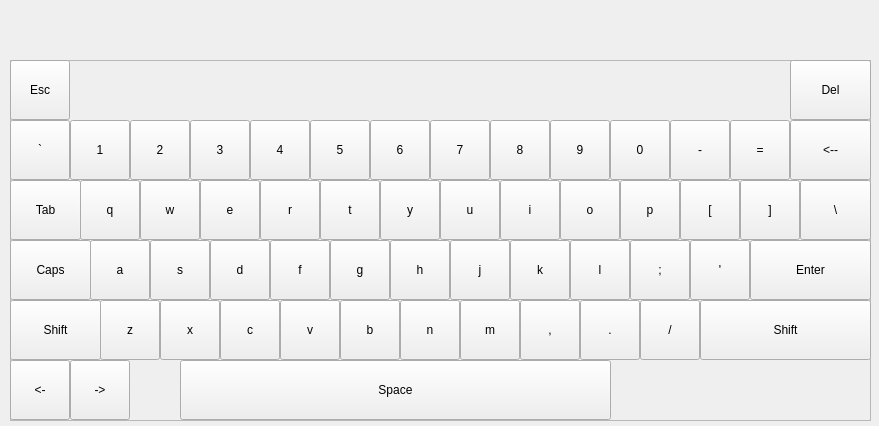
<?xml version="1.0" encoding="UTF-8"?>
<ui version="4.0">
 <class>Keyboard</class>
 <widget class="QWidget" name="Keyboard">
  <property name="geometry">
   <rect>
    <x>0</x>
    <y>0</y>
    <width>879</width>
    <height>426</height>
   </rect>
  </property>
  <property name="windowTitle">
   <string>Keyboard</string>
  </property>
  <widget class="QFrame" name="keyholder">
   <property name="geometry">
    <rect>
     <x>10</x>
     <y>60</y>
     <width>861</width>
     <height>361</height>
    </rect>
   </property>
   <property name="focusPolicy">
    <enum>Qt::FocusPolicy::NoFocus</enum>
   </property>
   <property name="statusTip">
    <string/>
   </property>
   <property name="frameShape">
    <enum>QFrame::Shape::StyledPanel</enum>
   </property>
   <property name="frameShadow">
    <enum>QFrame::Shadow::Raised</enum>
   </property>
   <widget class="QPushButton" name="btn_backquote">
    <property name="geometry">
     <rect>
      <x>0</x>
      <y>60</y>
      <width>60</width>
      <height>60</height>
     </rect>
    </property>
    <property name="focusPolicy">
     <enum>Qt::FocusPolicy::NoFocus</enum>
    </property>
    <property name="statusTip">
     <string notr="true"/>
    </property>
    <property name="text">
     <string notr="true">`</string>
    </property>
    <property name="btnMode" stdset="0">
     <number>1</number>
    </property>
    <property name="btnNormal" stdset="0">
     <string notr="true">`</string>
    </property>
    <property name="btnShift" stdset="0">
     <string notr="true">~</string>
    </property>
   </widget>
   <widget class="QPushButton" name="btn_1">
    <property name="geometry">
     <rect>
      <x>60</x>
      <y>60</y>
      <width>60</width>
      <height>60</height>
     </rect>
    </property>
    <property name="focusPolicy">
     <enum>Qt::FocusPolicy::NoFocus</enum>
    </property>
    <property name="statusTip">
     <string notr="true"/>
    </property>
    <property name="text">
     <string notr="true">1</string>
    </property>
    <property name="btnMode" stdset="0">
     <number>1</number>
    </property>
    <property name="btnNormal" stdset="0">
     <string notr="true">1</string>
    </property>
    <property name="btnShift" stdset="0">
     <string notr="true">!</string>
    </property>
   </widget>
   <widget class="QPushButton" name="btn_2">
    <property name="geometry">
     <rect>
      <x>120</x>
      <y>60</y>
      <width>60</width>
      <height>60</height>
     </rect>
    </property>
    <property name="focusPolicy">
     <enum>Qt::FocusPolicy::NoFocus</enum>
    </property>
    <property name="statusTip">
     <string notr="true"/>
    </property>
    <property name="text">
     <string notr="true">2</string>
    </property>
    <property name="btnMode" stdset="0">
     <number>1</number>
    </property>
    <property name="btnNormal" stdset="0">
     <string notr="true">2</string>
    </property>
    <property name="btnShift" stdset="0">
     <string notr="true">@</string>
    </property>
   </widget>
   <widget class="QPushButton" name="btn_3">
    <property name="geometry">
     <rect>
      <x>180</x>
      <y>60</y>
      <width>60</width>
      <height>60</height>
     </rect>
    </property>
    <property name="focusPolicy">
     <enum>Qt::FocusPolicy::NoFocus</enum>
    </property>
    <property name="statusTip">
     <string notr="true"/>
    </property>
    <property name="text">
     <string notr="true">3</string>
    </property>
    <property name="btnMode" stdset="0">
     <number>1</number>
    </property>
    <property name="btnNormal" stdset="0">
     <string notr="true">3</string>
    </property>
    <property name="btnShift" stdset="0">
     <string notr="true">#</string>
    </property>
   </widget>
   <widget class="QPushButton" name="btn_4">
    <property name="geometry">
     <rect>
      <x>240</x>
      <y>60</y>
      <width>60</width>
      <height>60</height>
     </rect>
    </property>
    <property name="focusPolicy">
     <enum>Qt::FocusPolicy::NoFocus</enum>
    </property>
    <property name="statusTip">
     <string notr="true"/>
    </property>
    <property name="text">
     <string notr="true">4</string>
    </property>
    <property name="btnMode" stdset="0">
     <number>1</number>
    </property>
    <property name="btnNormal" stdset="0">
     <string notr="true">4</string>
    </property>
    <property name="btnShift" stdset="0">
     <string notr="true">$</string>
    </property>
   </widget>
   <widget class="QPushButton" name="btn_5">
    <property name="geometry">
     <rect>
      <x>300</x>
      <y>60</y>
      <width>60</width>
      <height>60</height>
     </rect>
    </property>
    <property name="focusPolicy">
     <enum>Qt::FocusPolicy::NoFocus</enum>
    </property>
    <property name="statusTip">
     <string notr="true"/>
    </property>
    <property name="text">
     <string notr="true">5</string>
    </property>
    <property name="btnMode" stdset="0">
     <number>1</number>
    </property>
    <property name="btnNormal" stdset="0">
     <string notr="true">5</string>
    </property>
    <property name="btnShift" stdset="0">
     <string notr="true">%</string>
    </property>
   </widget>
   <widget class="QPushButton" name="btn_6">
    <property name="geometry">
     <rect>
      <x>360</x>
      <y>60</y>
      <width>60</width>
      <height>60</height>
     </rect>
    </property>
    <property name="focusPolicy">
     <enum>Qt::FocusPolicy::NoFocus</enum>
    </property>
    <property name="statusTip">
     <string notr="true"/>
    </property>
    <property name="text">
     <string notr="true">6</string>
    </property>
    <property name="btnMode" stdset="0">
     <number>1</number>
    </property>
    <property name="btnNormal" stdset="0">
     <string notr="true">6</string>
    </property>
    <property name="btnShift" stdset="0">
     <string notr="true">^</string>
    </property>
   </widget>
   <widget class="QPushButton" name="btn_7">
    <property name="geometry">
     <rect>
      <x>420</x>
      <y>60</y>
      <width>60</width>
      <height>60</height>
     </rect>
    </property>
    <property name="focusPolicy">
     <enum>Qt::FocusPolicy::NoFocus</enum>
    </property>
    <property name="statusTip">
     <string notr="true"/>
    </property>
    <property name="text">
     <string notr="true">7</string>
    </property>
    <property name="btnMode" stdset="0">
     <number>1</number>
    </property>
    <property name="btnNormal" stdset="0">
     <string notr="true">7</string>
    </property>
    <property name="btnShift" stdset="0">
     <string notr="true">&amp;&amp;</string>
    </property>
   </widget>
   <widget class="QPushButton" name="btn_8">
    <property name="geometry">
     <rect>
      <x>480</x>
      <y>60</y>
      <width>60</width>
      <height>60</height>
     </rect>
    </property>
    <property name="focusPolicy">
     <enum>Qt::FocusPolicy::NoFocus</enum>
    </property>
    <property name="statusTip">
     <string notr="true"/>
    </property>
    <property name="text">
     <string notr="true">8</string>
    </property>
    <property name="btnMode" stdset="0">
     <number>1</number>
    </property>
    <property name="btnNormal" stdset="0">
     <string notr="true">8</string>
    </property>
    <property name="btnShift" stdset="0">
     <string notr="true">*</string>
    </property>
   </widget>
   <widget class="QPushButton" name="btn_9">
    <property name="geometry">
     <rect>
      <x>540</x>
      <y>60</y>
      <width>60</width>
      <height>60</height>
     </rect>
    </property>
    <property name="focusPolicy">
     <enum>Qt::FocusPolicy::NoFocus</enum>
    </property>
    <property name="statusTip">
     <string notr="true"/>
    </property>
    <property name="text">
     <string notr="true">9</string>
    </property>
    <property name="btnMode" stdset="0">
     <number>1</number>
    </property>
    <property name="btnNormal" stdset="0">
     <string notr="true">9</string>
    </property>
    <property name="btnShift" stdset="0">
     <string notr="true">(</string>
    </property>
   </widget>
   <widget class="QPushButton" name="btn_0">
    <property name="geometry">
     <rect>
      <x>600</x>
      <y>60</y>
      <width>60</width>
      <height>60</height>
     </rect>
    </property>
    <property name="focusPolicy">
     <enum>Qt::FocusPolicy::NoFocus</enum>
    </property>
    <property name="statusTip">
     <string notr="true"/>
    </property>
    <property name="text">
     <string notr="true">0</string>
    </property>
    <property name="btnMode" stdset="0">
     <number>1</number>
    </property>
    <property name="btnNormal" stdset="0">
     <string notr="true">0</string>
    </property>
    <property name="btnShift" stdset="0">
     <string notr="true">)</string>
    </property>
   </widget>
   <widget class="QPushButton" name="btn_dash">
    <property name="geometry">
     <rect>
      <x>660</x>
      <y>60</y>
      <width>60</width>
      <height>60</height>
     </rect>
    </property>
    <property name="focusPolicy">
     <enum>Qt::FocusPolicy::NoFocus</enum>
    </property>
    <property name="statusTip">
     <string notr="true"/>
    </property>
    <property name="text">
     <string notr="true">-</string>
    </property>
    <property name="btnMode" stdset="0">
     <number>1</number>
    </property>
    <property name="btnNormal" stdset="0">
     <string notr="true">-</string>
    </property>
    <property name="btnShift" stdset="0">
     <string notr="true">_</string>
    </property>
   </widget>
   <widget class="QPushButton" name="btn_equal">
    <property name="geometry">
     <rect>
      <x>720</x>
      <y>60</y>
      <width>60</width>
      <height>60</height>
     </rect>
    </property>
    <property name="focusPolicy">
     <enum>Qt::FocusPolicy::NoFocus</enum>
    </property>
    <property name="statusTip">
     <string notr="true"/>
    </property>
    <property name="text">
     <string notr="true">=</string>
    </property>
    <property name="btnMode" stdset="0">
     <number>1</number>
    </property>
    <property name="btnNormal" stdset="0">
     <string notr="true">=</string>
    </property>
    <property name="btnShift" stdset="0">
     <string notr="true">+</string>
    </property>
   </widget>
   <widget class="QPushButton" name="btn_q">
    <property name="geometry">
     <rect>
      <x>70</x>
      <y>120</y>
      <width>60</width>
      <height>60</height>
     </rect>
    </property>
    <property name="focusPolicy">
     <enum>Qt::FocusPolicy::NoFocus</enum>
    </property>
    <property name="statusTip">
     <string notr="true"/>
    </property>
    <property name="text">
     <string notr="true">q</string>
    </property>
    <property name="btnMode" stdset="0">
     <number>0</number>
    </property>
    <property name="btnNormal" stdset="0">
     <string notr="true">q</string>
    </property>
    <property name="btnShift" stdset="0">
     <string notr="true">Q</string>
    </property>
   </widget>
   <widget class="QPushButton" name="btn_w">
    <property name="geometry">
     <rect>
      <x>130</x>
      <y>120</y>
      <width>60</width>
      <height>60</height>
     </rect>
    </property>
    <property name="focusPolicy">
     <enum>Qt::FocusPolicy::NoFocus</enum>
    </property>
    <property name="statusTip">
     <string notr="true"/>
    </property>
    <property name="text">
     <string notr="true">w</string>
    </property>
    <property name="btnMode" stdset="0">
     <number>0</number>
    </property>
    <property name="btnNormal" stdset="0">
     <string notr="true">w</string>
    </property>
    <property name="btnShift" stdset="0">
     <string notr="true">W</string>
    </property>
   </widget>
   <widget class="QPushButton" name="btn_e">
    <property name="geometry">
     <rect>
      <x>190</x>
      <y>120</y>
      <width>60</width>
      <height>60</height>
     </rect>
    </property>
    <property name="focusPolicy">
     <enum>Qt::FocusPolicy::NoFocus</enum>
    </property>
    <property name="statusTip">
     <string notr="true"/>
    </property>
    <property name="text">
     <string notr="true">e</string>
    </property>
    <property name="btnMode" stdset="0">
     <number>0</number>
    </property>
    <property name="btnNormal" stdset="0">
     <string notr="true">e</string>
    </property>
    <property name="btnShift" stdset="0">
     <string notr="true">E</string>
    </property>
   </widget>
   <widget class="QPushButton" name="btn_r">
    <property name="geometry">
     <rect>
      <x>250</x>
      <y>120</y>
      <width>60</width>
      <height>60</height>
     </rect>
    </property>
    <property name="focusPolicy">
     <enum>Qt::FocusPolicy::NoFocus</enum>
    </property>
    <property name="statusTip">
     <string notr="true"/>
    </property>
    <property name="text">
     <string notr="true">r</string>
    </property>
    <property name="btnMode" stdset="0">
     <number>0</number>
    </property>
    <property name="btnNormal" stdset="0">
     <string notr="true">r</string>
    </property>
    <property name="btnShift" stdset="0">
     <string notr="true">R</string>
    </property>
   </widget>
   <widget class="QPushButton" name="btn_t">
    <property name="geometry">
     <rect>
      <x>310</x>
      <y>120</y>
      <width>60</width>
      <height>60</height>
     </rect>
    </property>
    <property name="focusPolicy">
     <enum>Qt::FocusPolicy::NoFocus</enum>
    </property>
    <property name="statusTip">
     <string notr="true"/>
    </property>
    <property name="text">
     <string notr="true">t</string>
    </property>
    <property name="btnMode" stdset="0">
     <number>0</number>
    </property>
    <property name="btnNormal" stdset="0">
     <string notr="true">t</string>
    </property>
    <property name="btnShift" stdset="0">
     <string notr="true">T</string>
    </property>
   </widget>
   <widget class="QPushButton" name="btn_y">
    <property name="geometry">
     <rect>
      <x>370</x>
      <y>120</y>
      <width>60</width>
      <height>60</height>
     </rect>
    </property>
    <property name="focusPolicy">
     <enum>Qt::FocusPolicy::NoFocus</enum>
    </property>
    <property name="statusTip">
     <string notr="true"/>
    </property>
    <property name="text">
     <string notr="true">y</string>
    </property>
    <property name="btnMode" stdset="0">
     <number>0</number>
    </property>
    <property name="btnNormal" stdset="0">
     <string notr="true">y</string>
    </property>
    <property name="btnShift" stdset="0">
     <string notr="true">Y</string>
    </property>
   </widget>
   <widget class="QPushButton" name="btn_u">
    <property name="geometry">
     <rect>
      <x>430</x>
      <y>120</y>
      <width>60</width>
      <height>60</height>
     </rect>
    </property>
    <property name="focusPolicy">
     <enum>Qt::FocusPolicy::NoFocus</enum>
    </property>
    <property name="statusTip">
     <string notr="true"/>
    </property>
    <property name="text">
     <string notr="true">u</string>
    </property>
    <property name="btnMode" stdset="0">
     <number>0</number>
    </property>
    <property name="btnNormal" stdset="0">
     <string notr="true">u</string>
    </property>
    <property name="btnShift" stdset="0">
     <string notr="true">U</string>
    </property>
   </widget>
   <widget class="QPushButton" name="btn_i">
    <property name="geometry">
     <rect>
      <x>490</x>
      <y>120</y>
      <width>60</width>
      <height>60</height>
     </rect>
    </property>
    <property name="focusPolicy">
     <enum>Qt::FocusPolicy::NoFocus</enum>
    </property>
    <property name="statusTip">
     <string notr="true"/>
    </property>
    <property name="text">
     <string notr="true">i</string>
    </property>
    <property name="btnMode" stdset="0">
     <number>0</number>
    </property>
    <property name="btnNormal" stdset="0">
     <string notr="true">i</string>
    </property>
    <property name="btnShift" stdset="0">
     <string notr="true">I</string>
    </property>
   </widget>
   <widget class="QPushButton" name="btn_o">
    <property name="geometry">
     <rect>
      <x>550</x>
      <y>120</y>
      <width>60</width>
      <height>60</height>
     </rect>
    </property>
    <property name="focusPolicy">
     <enum>Qt::FocusPolicy::NoFocus</enum>
    </property>
    <property name="statusTip">
     <string notr="true"/>
    </property>
    <property name="text">
     <string notr="true">o</string>
    </property>
    <property name="btnMode" stdset="0">
     <number>0</number>
    </property>
    <property name="btnNormal" stdset="0">
     <string notr="true">o</string>
    </property>
    <property name="btnShift" stdset="0">
     <string notr="true">O</string>
    </property>
   </widget>
   <widget class="QPushButton" name="btn_backslash">
    <property name="geometry">
     <rect>
      <x>790</x>
      <y>120</y>
      <width>71</width>
      <height>60</height>
     </rect>
    </property>
    <property name="focusPolicy">
     <enum>Qt::FocusPolicy::NoFocus</enum>
    </property>
    <property name="statusTip">
     <string notr="true"/>
    </property>
    <property name="text">
     <string notr="true">\</string>
    </property>
    <property name="btnMode" stdset="0">
     <number>1</number>
    </property>
    <property name="btnNormal" stdset="0">
     <string notr="true">\</string>
    </property>
    <property name="btnShift" stdset="0">
     <string notr="true">|</string>
    </property>
   </widget>
   <widget class="QPushButton" name="btn_p">
    <property name="geometry">
     <rect>
      <x>610</x>
      <y>120</y>
      <width>60</width>
      <height>60</height>
     </rect>
    </property>
    <property name="focusPolicy">
     <enum>Qt::FocusPolicy::NoFocus</enum>
    </property>
    <property name="statusTip">
     <string notr="true"/>
    </property>
    <property name="text">
     <string notr="true">p</string>
    </property>
    <property name="btnMode" stdset="0">
     <number>0</number>
    </property>
    <property name="btnNormal" stdset="0">
     <string notr="true">p</string>
    </property>
    <property name="btnShift" stdset="0">
     <string notr="true">P</string>
    </property>
   </widget>
   <widget class="QPushButton" name="btn_endbracket">
    <property name="geometry">
     <rect>
      <x>730</x>
      <y>120</y>
      <width>60</width>
      <height>60</height>
     </rect>
    </property>
    <property name="focusPolicy">
     <enum>Qt::FocusPolicy::NoFocus</enum>
    </property>
    <property name="statusTip">
     <string notr="true"/>
    </property>
    <property name="text">
     <string notr="true">]</string>
    </property>
    <property name="btnMode" stdset="0">
     <number>1</number>
    </property>
    <property name="btnNormal" stdset="0">
     <string notr="true">]</string>
    </property>
    <property name="btnShift" stdset="0">
     <string notr="true">}</string>
    </property>
   </widget>
   <widget class="QPushButton" name="btn_startbracket">
    <property name="geometry">
     <rect>
      <x>670</x>
      <y>120</y>
      <width>60</width>
      <height>60</height>
     </rect>
    </property>
    <property name="focusPolicy">
     <enum>Qt::FocusPolicy::NoFocus</enum>
    </property>
    <property name="statusTip">
     <string notr="true"/>
    </property>
    <property name="text">
     <string notr="true">[</string>
    </property>
    <property name="btnMode" stdset="0">
     <number>1</number>
    </property>
    <property name="btnNormal" stdset="0">
     <string notr="true">[</string>
    </property>
    <property name="btnShift" stdset="0">
     <string notr="true">{</string>
    </property>
   </widget>
   <widget class="QPushButton" name="btn_l">
    <property name="geometry">
     <rect>
      <x>560</x>
      <y>180</y>
      <width>60</width>
      <height>60</height>
     </rect>
    </property>
    <property name="focusPolicy">
     <enum>Qt::FocusPolicy::NoFocus</enum>
    </property>
    <property name="statusTip">
     <string notr="true"/>
    </property>
    <property name="text">
     <string notr="true">l</string>
    </property>
    <property name="btnMode" stdset="0">
     <number>0</number>
    </property>
    <property name="btnNormal" stdset="0">
     <string notr="true">l</string>
    </property>
    <property name="btnShift" stdset="0">
     <string notr="true">L</string>
    </property>
   </widget>
   <widget class="QPushButton" name="btn_f">
    <property name="geometry">
     <rect>
      <x>260</x>
      <y>180</y>
      <width>60</width>
      <height>60</height>
     </rect>
    </property>
    <property name="focusPolicy">
     <enum>Qt::FocusPolicy::NoFocus</enum>
    </property>
    <property name="statusTip">
     <string notr="true"/>
    </property>
    <property name="text">
     <string notr="true">f</string>
    </property>
    <property name="btnMode" stdset="0">
     <number>0</number>
    </property>
    <property name="btnNormal" stdset="0">
     <string notr="true">f</string>
    </property>
    <property name="btnShift" stdset="0">
     <string notr="true">F</string>
    </property>
   </widget>
   <widget class="QPushButton" name="btn_k">
    <property name="geometry">
     <rect>
      <x>500</x>
      <y>180</y>
      <width>60</width>
      <height>60</height>
     </rect>
    </property>
    <property name="focusPolicy">
     <enum>Qt::FocusPolicy::NoFocus</enum>
    </property>
    <property name="statusTip">
     <string notr="true"/>
    </property>
    <property name="text">
     <string notr="true">k</string>
    </property>
    <property name="btnMode" stdset="0">
     <number>0</number>
    </property>
    <property name="btnNormal" stdset="0">
     <string notr="true">k</string>
    </property>
    <property name="btnShift" stdset="0">
     <string notr="true">K</string>
    </property>
   </widget>
   <widget class="QPushButton" name="btn_d">
    <property name="geometry">
     <rect>
      <x>200</x>
      <y>180</y>
      <width>60</width>
      <height>60</height>
     </rect>
    </property>
    <property name="focusPolicy">
     <enum>Qt::FocusPolicy::NoFocus</enum>
    </property>
    <property name="statusTip">
     <string notr="true"/>
    </property>
    <property name="text">
     <string notr="true">d</string>
    </property>
    <property name="btnMode" stdset="0">
     <number>0</number>
    </property>
    <property name="btnNormal" stdset="0">
     <string notr="true">d</string>
    </property>
    <property name="btnShift" stdset="0">
     <string notr="true">D</string>
    </property>
   </widget>
   <widget class="QPushButton" name="btn_g">
    <property name="geometry">
     <rect>
      <x>320</x>
      <y>180</y>
      <width>60</width>
      <height>60</height>
     </rect>
    </property>
    <property name="focusPolicy">
     <enum>Qt::FocusPolicy::NoFocus</enum>
    </property>
    <property name="statusTip">
     <string notr="true"/>
    </property>
    <property name="text">
     <string notr="true">g</string>
    </property>
    <property name="btnMode" stdset="0">
     <number>0</number>
    </property>
    <property name="btnNormal" stdset="0">
     <string notr="true">g</string>
    </property>
    <property name="btnShift" stdset="0">
     <string notr="true">G</string>
    </property>
   </widget>
   <widget class="QPushButton" name="btn_a">
    <property name="geometry">
     <rect>
      <x>80</x>
      <y>180</y>
      <width>60</width>
      <height>60</height>
     </rect>
    </property>
    <property name="focusPolicy">
     <enum>Qt::FocusPolicy::NoFocus</enum>
    </property>
    <property name="statusTip">
     <string notr="true"/>
    </property>
    <property name="text">
     <string notr="true">a</string>
    </property>
    <property name="btnMode" stdset="0">
     <number>0</number>
    </property>
    <property name="btnNormal" stdset="0">
     <string notr="true">a</string>
    </property>
    <property name="btnShift" stdset="0">
     <string notr="true">A</string>
    </property>
   </widget>
   <widget class="QPushButton" name="btn_s">
    <property name="geometry">
     <rect>
      <x>140</x>
      <y>180</y>
      <width>60</width>
      <height>60</height>
     </rect>
    </property>
    <property name="focusPolicy">
     <enum>Qt::FocusPolicy::NoFocus</enum>
    </property>
    <property name="statusTip">
     <string notr="true"/>
    </property>
    <property name="text">
     <string notr="true">s</string>
    </property>
    <property name="btnMode" stdset="0">
     <number>0</number>
    </property>
    <property name="btnNormal" stdset="0">
     <string notr="true">s</string>
    </property>
    <property name="btnShift" stdset="0">
     <string notr="true">S</string>
    </property>
   </widget>
   <widget class="QPushButton" name="btn_h">
    <property name="geometry">
     <rect>
      <x>380</x>
      <y>180</y>
      <width>60</width>
      <height>60</height>
     </rect>
    </property>
    <property name="focusPolicy">
     <enum>Qt::FocusPolicy::NoFocus</enum>
    </property>
    <property name="statusTip">
     <string notr="true"/>
    </property>
    <property name="text">
     <string notr="true">h</string>
    </property>
    <property name="btnMode" stdset="0">
     <number>0</number>
    </property>
    <property name="btnNormal" stdset="0">
     <string notr="true">h</string>
    </property>
    <property name="btnShift" stdset="0">
     <string notr="true">H</string>
    </property>
   </widget>
   <widget class="QPushButton" name="btn_j">
    <property name="geometry">
     <rect>
      <x>440</x>
      <y>180</y>
      <width>60</width>
      <height>60</height>
     </rect>
    </property>
    <property name="focusPolicy">
     <enum>Qt::FocusPolicy::NoFocus</enum>
    </property>
    <property name="statusTip">
     <string notr="true"/>
    </property>
    <property name="text">
     <string notr="true">j</string>
    </property>
    <property name="btnMode" stdset="0">
     <number>0</number>
    </property>
    <property name="btnNormal" stdset="0">
     <string notr="true">j</string>
    </property>
    <property name="btnShift" stdset="0">
     <string notr="true">J</string>
    </property>
   </widget>
   <widget class="QPushButton" name="btn_semicolon">
    <property name="geometry">
     <rect>
      <x>620</x>
      <y>180</y>
      <width>60</width>
      <height>60</height>
     </rect>
    </property>
    <property name="focusPolicy">
     <enum>Qt::FocusPolicy::NoFocus</enum>
    </property>
    <property name="statusTip">
     <string notr="true"/>
    </property>
    <property name="text">
     <string notr="true">;</string>
    </property>
    <property name="btnMode" stdset="0">
     <number>1</number>
    </property>
    <property name="btnNormal" stdset="0">
     <string notr="true">;</string>
    </property>
    <property name="btnShift" stdset="0">
     <string notr="true">:</string>
    </property>
   </widget>
   <widget class="QPushButton" name="btn_apostrophe">
    <property name="geometry">
     <rect>
      <x>680</x>
      <y>180</y>
      <width>60</width>
      <height>60</height>
     </rect>
    </property>
    <property name="focusPolicy">
     <enum>Qt::FocusPolicy::NoFocus</enum>
    </property>
    <property name="statusTip">
     <string notr="true"/>
    </property>
    <property name="text">
     <string notr="true">'</string>
    </property>
    <property name="btnMode" stdset="0">
     <number>1</number>
    </property>
    <property name="btnNormal" stdset="0">
     <string notr="true">'</string>
    </property>
    <property name="btnShift" stdset="0">
     <string notr="true">&quot;</string>
    </property>
   </widget>
   <widget class="QPushButton" name="btn_period">
    <property name="geometry">
     <rect>
      <x>570</x>
      <y>240</y>
      <width>60</width>
      <height>60</height>
     </rect>
    </property>
    <property name="focusPolicy">
     <enum>Qt::FocusPolicy::NoFocus</enum>
    </property>
    <property name="statusTip">
     <string notr="true"/>
    </property>
    <property name="text">
     <string notr="true">.</string>
    </property>
    <property name="btnMode" stdset="0">
     <number>1</number>
    </property>
    <property name="btnNormal" stdset="0">
     <string notr="true">.</string>
    </property>
    <property name="btnShift" stdset="0">
     <string notr="true">&gt;</string>
    </property>
   </widget>
   <widget class="QPushButton" name="btn_comma">
    <property name="geometry">
     <rect>
      <x>510</x>
      <y>240</y>
      <width>60</width>
      <height>60</height>
     </rect>
    </property>
    <property name="focusPolicy">
     <enum>Qt::FocusPolicy::NoFocus</enum>
    </property>
    <property name="statusTip">
     <string notr="true"/>
    </property>
    <property name="text">
     <string notr="true">,</string>
    </property>
    <property name="btnMode" stdset="0">
     <number>1</number>
    </property>
    <property name="btnNormal" stdset="0">
     <string notr="true">,</string>
    </property>
    <property name="btnShift" stdset="0">
     <string notr="true">&lt;</string>
    </property>
   </widget>
   <widget class="QPushButton" name="btn_b">
    <property name="geometry">
     <rect>
      <x>330</x>
      <y>240</y>
      <width>60</width>
      <height>60</height>
     </rect>
    </property>
    <property name="focusPolicy">
     <enum>Qt::FocusPolicy::NoFocus</enum>
    </property>
    <property name="statusTip">
     <string notr="true"/>
    </property>
    <property name="text">
     <string notr="true">b</string>
    </property>
    <property name="btnMode" stdset="0">
     <number>0</number>
    </property>
    <property name="btnNormal" stdset="0">
     <string notr="true">b</string>
    </property>
    <property name="btnShift" stdset="0">
     <string notr="true">B</string>
    </property>
   </widget>
   <widget class="QPushButton" name="btn_slash">
    <property name="geometry">
     <rect>
      <x>630</x>
      <y>240</y>
      <width>60</width>
      <height>60</height>
     </rect>
    </property>
    <property name="focusPolicy">
     <enum>Qt::FocusPolicy::NoFocus</enum>
    </property>
    <property name="statusTip">
     <string notr="true"/>
    </property>
    <property name="text">
     <string notr="true">/</string>
    </property>
    <property name="btnMode" stdset="0">
     <number>1</number>
    </property>
    <property name="btnNormal" stdset="0">
     <string notr="true">/</string>
    </property>
    <property name="btnShift" stdset="0">
     <string notr="true">?</string>
    </property>
   </widget>
   <widget class="QPushButton" name="btn_z">
    <property name="geometry">
     <rect>
      <x>90</x>
      <y>240</y>
      <width>60</width>
      <height>60</height>
     </rect>
    </property>
    <property name="focusPolicy">
     <enum>Qt::FocusPolicy::NoFocus</enum>
    </property>
    <property name="statusTip">
     <string notr="true"/>
    </property>
    <property name="text">
     <string notr="true">z</string>
    </property>
    <property name="btnMode" stdset="0">
     <number>0</number>
    </property>
    <property name="btnNormal" stdset="0">
     <string notr="true">z</string>
    </property>
    <property name="btnShift" stdset="0">
     <string notr="true">Z</string>
    </property>
   </widget>
   <widget class="QPushButton" name="btn_n">
    <property name="geometry">
     <rect>
      <x>390</x>
      <y>240</y>
      <width>60</width>
      <height>60</height>
     </rect>
    </property>
    <property name="focusPolicy">
     <enum>Qt::FocusPolicy::NoFocus</enum>
    </property>
    <property name="statusTip">
     <string notr="true"/>
    </property>
    <property name="text">
     <string notr="true">n</string>
    </property>
    <property name="btnMode" stdset="0">
     <number>0</number>
    </property>
    <property name="btnNormal" stdset="0">
     <string notr="true">n</string>
    </property>
    <property name="btnShift" stdset="0">
     <string notr="true">N</string>
    </property>
   </widget>
   <widget class="QPushButton" name="btn_v">
    <property name="geometry">
     <rect>
      <x>270</x>
      <y>240</y>
      <width>60</width>
      <height>60</height>
     </rect>
    </property>
    <property name="focusPolicy">
     <enum>Qt::FocusPolicy::NoFocus</enum>
    </property>
    <property name="statusTip">
     <string notr="true"/>
    </property>
    <property name="text">
     <string notr="true">v</string>
    </property>
    <property name="btnMode" stdset="0">
     <number>0</number>
    </property>
    <property name="btnNormal" stdset="0">
     <string notr="true">v</string>
    </property>
    <property name="btnShift" stdset="0">
     <string notr="true">V</string>
    </property>
   </widget>
   <widget class="QPushButton" name="btn_x">
    <property name="geometry">
     <rect>
      <x>150</x>
      <y>240</y>
      <width>60</width>
      <height>60</height>
     </rect>
    </property>
    <property name="focusPolicy">
     <enum>Qt::FocusPolicy::NoFocus</enum>
    </property>
    <property name="statusTip">
     <string notr="true"/>
    </property>
    <property name="text">
     <string notr="true">x</string>
    </property>
    <property name="btnMode" stdset="0">
     <number>0</number>
    </property>
    <property name="btnNormal" stdset="0">
     <string notr="true">x</string>
    </property>
    <property name="btnShift" stdset="0">
     <string notr="true">X</string>
    </property>
   </widget>
   <widget class="QPushButton" name="btn_m">
    <property name="geometry">
     <rect>
      <x>450</x>
      <y>240</y>
      <width>60</width>
      <height>60</height>
     </rect>
    </property>
    <property name="focusPolicy">
     <enum>Qt::FocusPolicy::NoFocus</enum>
    </property>
    <property name="statusTip">
     <string notr="true"/>
    </property>
    <property name="text">
     <string notr="true">m</string>
    </property>
    <property name="btnMode" stdset="0">
     <number>0</number>
    </property>
    <property name="btnNormal" stdset="0">
     <string notr="true">m</string>
    </property>
    <property name="btnShift" stdset="0">
     <string notr="true">M</string>
    </property>
   </widget>
   <widget class="QPushButton" name="btn_c">
    <property name="geometry">
     <rect>
      <x>210</x>
      <y>240</y>
      <width>60</width>
      <height>60</height>
     </rect>
    </property>
    <property name="focusPolicy">
     <enum>Qt::FocusPolicy::NoFocus</enum>
    </property>
    <property name="statusTip">
     <string notr="true"/>
    </property>
    <property name="text">
     <string notr="true">c</string>
    </property>
    <property name="btnMode" stdset="0">
     <number>0</number>
    </property>
    <property name="btnNormal" stdset="0">
     <string notr="true">c</string>
    </property>
    <property name="btnShift" stdset="0">
     <string notr="true">C</string>
    </property>
   </widget>
   <widget class="QPushButton" name="btn_enter">
    <property name="geometry">
     <rect>
      <x>740</x>
      <y>180</y>
      <width>121</width>
      <height>60</height>
     </rect>
    </property>
    <property name="focusPolicy">
     <enum>Qt::FocusPolicy::NoFocus</enum>
    </property>
    <property name="statusTip">
     <string notr="true"/>
    </property>
    <property name="text">
     <string notr="true">Enter</string>
    </property>
    <property name="btnMode" stdset="0">
     <number>2</number>
    </property>
    <property name="btnNormal" stdset="0">
     <string notr="true">enter</string>
    </property>
    <property name="btnShift" stdset="0">
     <string notr="true"/>
    </property>
   </widget>
   <widget class="QPushButton" name="btn_backspace">
    <property name="geometry">
     <rect>
      <x>780</x>
      <y>60</y>
      <width>81</width>
      <height>60</height>
     </rect>
    </property>
    <property name="focusPolicy">
     <enum>Qt::FocusPolicy::NoFocus</enum>
    </property>
    <property name="statusTip">
     <string notr="true"/>
    </property>
    <property name="text">
     <string notr="true">&lt;--</string>
    </property>
    <property name="btnMode" stdset="0">
     <number>2</number>
    </property>
    <property name="btnNormal" stdset="0">
     <string notr="true">backspace</string>
    </property>
    <property name="btnShift" stdset="0">
     <string notr="true"/>
    </property>
   </widget>
   <widget class="QPushButton" name="btn_rshift">
    <property name="geometry">
     <rect>
      <x>690</x>
      <y>240</y>
      <width>171</width>
      <height>60</height>
     </rect>
    </property>
    <property name="focusPolicy">
     <enum>Qt::FocusPolicy::NoFocus</enum>
    </property>
    <property name="statusTip">
     <string notr="true"/>
    </property>
    <property name="text">
     <string notr="true">Shift</string>
    </property>
    <property name="btnMode" stdset="0">
     <number>2</number>
    </property>
    <property name="btnNormal" stdset="0">
     <string notr="true">shift</string>
    </property>
    <property name="btnShift" stdset="0">
     <string notr="true"/>
    </property>
   </widget>
   <widget class="QPushButton" name="btn_lshift">
    <property name="geometry">
     <rect>
      <x>0</x>
      <y>240</y>
      <width>91</width>
      <height>60</height>
     </rect>
    </property>
    <property name="focusPolicy">
     <enum>Qt::FocusPolicy::NoFocus</enum>
    </property>
    <property name="statusTip">
     <string notr="true"/>
    </property>
    <property name="text">
     <string notr="true">Shift</string>
    </property>
    <property name="btnMode" stdset="0">
     <number>2</number>
    </property>
    <property name="btnNormal" stdset="0">
     <string notr="true">shift</string>
    </property>
    <property name="btnShift" stdset="0">
     <string notr="true"/>
    </property>
   </widget>
   <widget class="QPushButton" name="btn_cabs">
    <property name="geometry">
     <rect>
      <x>0</x>
      <y>180</y>
      <width>81</width>
      <height>60</height>
     </rect>
    </property>
    <property name="focusPolicy">
     <enum>Qt::FocusPolicy::NoFocus</enum>
    </property>
    <property name="statusTip">
     <string notr="true"/>
    </property>
    <property name="text">
     <string notr="true">Caps</string>
    </property>
    <property name="btnMode" stdset="0">
     <number>2</number>
    </property>
    <property name="btnNormal" stdset="0">
     <string notr="true">caps</string>
    </property>
    <property name="btnShift" stdset="0">
     <string notr="true"/>
    </property>
   </widget>
   <widget class="QPushButton" name="btn_tab">
    <property name="geometry">
     <rect>
      <x>0</x>
      <y>120</y>
      <width>71</width>
      <height>60</height>
     </rect>
    </property>
    <property name="focusPolicy">
     <enum>Qt::FocusPolicy::NoFocus</enum>
    </property>
    <property name="statusTip">
     <string notr="true"/>
    </property>
    <property name="text">
     <string notr="true">Tab</string>
    </property>
    <property name="btnMode" stdset="0">
     <number>2</number>
    </property>
    <property name="btnNormal" stdset="0">
     <string notr="true">tab</string>
    </property>
    <property name="btnShift" stdset="0">
     <string notr="true"/>
    </property>
   </widget>
   <widget class="QPushButton" name="btn_space">
    <property name="geometry">
     <rect>
      <x>170</x>
      <y>300</y>
      <width>431</width>
      <height>60</height>
     </rect>
    </property>
    <property name="focusPolicy">
     <enum>Qt::FocusPolicy::NoFocus</enum>
    </property>
    <property name="statusTip">
     <string/>
    </property>
    <property name="text">
     <string notr="true">Space</string>
    </property>
    <property name="btnMode" stdset="0">
     <number>2</number>
    </property>
    <property name="btnNormal" stdset="0">
     <string notr="true">space</string>
    </property>
    <property name="btnShift" stdset="0">
     <string notr="true"/>
    </property>
   </widget>
   <widget class="QPushButton" name="btn_escape">
    <property name="geometry">
     <rect>
      <x>0</x>
      <y>0</y>
      <width>60</width>
      <height>60</height>
     </rect>
    </property>
    <property name="focusPolicy">
     <enum>Qt::FocusPolicy::NoFocus</enum>
    </property>
    <property name="statusTip">
     <string notr="true">1¿escape¿¿</string>
    </property>
    <property name="text">
     <string notr="true">Esc</string>
    </property>
    <property name="btnMode" stdset="0">
     <number>2</number>
    </property>
    <property name="btnNormal" stdset="0">
     <string notr="true">escape</string>
    </property>
    <property name="btnShift" stdset="0">
     <string notr="true"/>
    </property>
   </widget>
   <widget class="QPushButton" name="btn_del">
    <property name="geometry">
     <rect>
      <x>780</x>
      <y>0</y>
      <width>81</width>
      <height>60</height>
     </rect>
    </property>
    <property name="focusPolicy">
     <enum>Qt::FocusPolicy::NoFocus</enum>
    </property>
    <property name="statusTip">
     <string notr="true"/>
    </property>
    <property name="text">
     <string notr="true">Del</string>
    </property>
    <property name="btnMode" stdset="0">
     <number>2</number>
    </property>
    <property name="btnNormal" stdset="0">
     <string notr="true">delete</string>
    </property>
    <property name="btnShift" stdset="0">
     <string notr="true"/>
    </property>
   </widget>
   <widget class="QPushButton" name="btn_right">
    <property name="geometry">
     <rect>
      <x>60</x>
      <y>300</y>
      <width>60</width>
      <height>60</height>
     </rect>
    </property>
    <property name="focusPolicy">
     <enum>Qt::FocusPolicy::NoFocus</enum>
    </property>
    <property name="statusTip">
     <string notr="true"/>
    </property>
    <property name="text">
     <string notr="true">-&gt;</string>
    </property>
    <property name="btnMode" stdset="0">
     <number>2</number>
    </property>
    <property name="btnNormal" stdset="0">
     <string notr="true">right</string>
    </property>
    <property name="btnShift" stdset="0">
     <string/>
    </property>
   </widget>
   <widget class="QPushButton" name="btn_left">
    <property name="geometry">
     <rect>
      <x>0</x>
      <y>300</y>
      <width>60</width>
      <height>60</height>
     </rect>
    </property>
    <property name="focusPolicy">
     <enum>Qt::FocusPolicy::NoFocus</enum>
    </property>
    <property name="statusTip">
     <string notr="true"/>
    </property>
    <property name="text">
     <string notr="true">&lt;-</string>
    </property>
    <property name="btnMode" stdset="0">
     <number>2</number>
    </property>
    <property name="btnNormal" stdset="0">
     <string notr="true">left</string>
    </property>
    <property name="btnShift" stdset="0">
     <string/>
    </property>
   </widget>
  </widget>
 </widget>
 <resources/>
 <connections/>
</ui>
